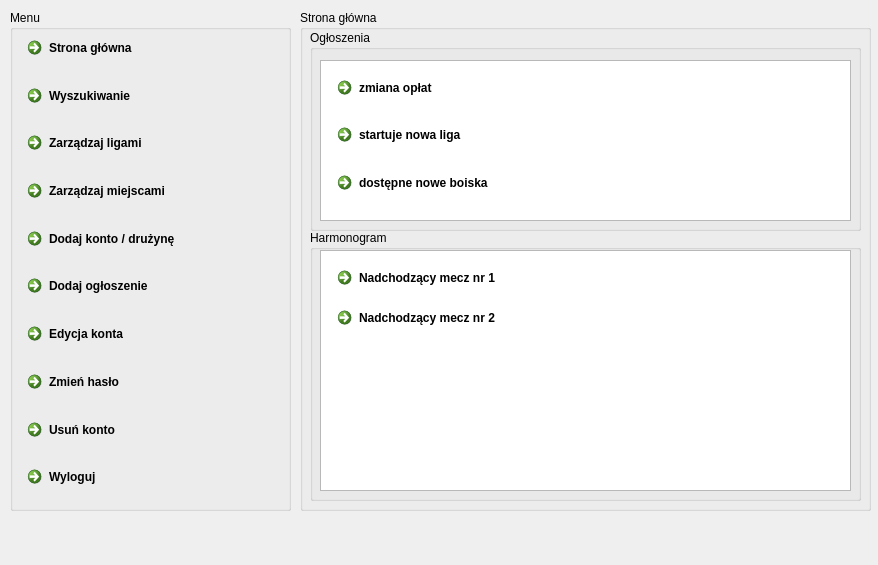
<?xml version="1.0" encoding="UTF-8"?>
<ui version="4.0">
 <class>strona_glowna_opiekun</class>
 <widget class="QDialog" name="strona_glowna_opiekun">
  <property name="geometry">
   <rect>
    <x>0</x>
    <y>0</y>
    <width>878</width>
    <height>565</height>
   </rect>
  </property>
  <property name="windowTitle">
   <string>Dialog</string>
  </property>
  <widget class="QGroupBox" name="groupBox_8">
   <property name="geometry">
    <rect>
     <x>300</x>
     <y>10</y>
     <width>571</width>
     <height>501</height>
    </rect>
   </property>
   <property name="title">
    <string>Strona główna</string>
   </property>
   <widget class="QGroupBox" name="groupBox">
    <property name="geometry">
     <rect>
      <x>10</x>
      <y>20</y>
      <width>551</width>
      <height>201</height>
     </rect>
    </property>
    <property name="title">
     <string>Ogłoszenia</string>
    </property>
    <widget class="QListView" name="ogloszenia">
     <property name="geometry">
      <rect>
       <x>10</x>
       <y>30</y>
       <width>531</width>
       <height>161</height>
      </rect>
     </property>
    </widget>
    <widget class="QWidget" name="layoutWidget_3">
     <property name="geometry">
      <rect>
       <x>20</x>
       <y>40</y>
       <width>511</width>
       <height>136</height>
      </rect>
     </property>
     <layout class="QVBoxLayout" name="verticalLayout_6">
      <item>
       <widget class="QCommandLinkButton" name="commandLinkButton_4">
        <property name="text">
         <string>zmiana opłat</string>
        </property>
       </widget>
      </item>
      <item>
       <widget class="QCommandLinkButton" name="commandLinkButton_5">
        <property name="text">
         <string>startuje nowa liga</string>
        </property>
       </widget>
      </item>
      <item>
       <widget class="QCommandLinkButton" name="commandLinkButton_6">
        <property name="text">
         <string>dostępne nowe boiska</string>
        </property>
       </widget>
      </item>
     </layout>
    </widget>
   </widget>
   <widget class="QGroupBox" name="groupBox_2">
    <property name="geometry">
     <rect>
      <x>10</x>
      <y>220</y>
      <width>551</width>
      <height>271</height>
     </rect>
    </property>
    <property name="title">
     <string>Harmonogram</string>
    </property>
    <widget class="QListView" name="ogloszenia_2">
     <property name="geometry">
      <rect>
       <x>10</x>
       <y>20</y>
       <width>531</width>
       <height>241</height>
      </rect>
     </property>
    </widget>
    <widget class="QCommandLinkButton" name="commandLinkButton_7">
     <property name="geometry">
      <rect>
       <x>20</x>
       <y>30</y>
       <width>509</width>
       <height>134</height>
      </rect>
     </property>
     <property name="text">
      <string>Nadchodzący mecz nr 1</string>
     </property>
    </widget>
    <widget class="QCommandLinkButton" name="commandLinkButton_12">
     <property name="geometry">
      <rect>
       <x>20</x>
       <y>70</y>
       <width>509</width>
       <height>134</height>
      </rect>
     </property>
     <property name="text">
      <string>Nadchodzący mecz nr 2</string>
     </property>
    </widget>
   </widget>
  </widget>
  <widget class="QGroupBox" name="groupBox_3">
   <property name="geometry">
    <rect>
     <x>10</x>
     <y>10</y>
     <width>281</width>
     <height>501</height>
    </rect>
   </property>
   <property name="title">
    <string>Menu</string>
   </property>
   <widget class="QWidget" name="layoutWidget_5">
    <property name="geometry">
     <rect>
      <x>10</x>
      <y>20</y>
      <width>261</width>
      <height>471</height>
     </rect>
    </property>
    <layout class="QVBoxLayout" name="verticalLayout_8">
     <item>
      <widget class="QCommandLinkButton" name="strona_glowna">
       <property name="text">
        <string>Strona główna</string>
       </property>
      </widget>
     </item>
     <item>
      <widget class="QCommandLinkButton" name="wyloguj_2">
       <property name="text">
        <string>Wyszukiwanie</string>
       </property>
      </widget>
     </item>
     <item>
      <widget class="QCommandLinkButton" name="edycja_konta_4">
       <property name="text">
        <string>Zarządzaj ligami</string>
       </property>
      </widget>
     </item>
     <item>
      <widget class="QCommandLinkButton" name="edycja_konta_5">
       <property name="text">
        <string>Zarządzaj miejscami</string>
       </property>
      </widget>
     </item>
     <item>
      <widget class="QCommandLinkButton" name="edycja_konta_6">
       <property name="text">
        <string>Dodaj konto / drużynę</string>
       </property>
      </widget>
     </item>
     <item>
      <widget class="QCommandLinkButton" name="edycja_konta">
       <property name="text">
        <string>Dodaj ogłoszenie</string>
       </property>
      </widget>
     </item>
     <item>
      <widget class="QCommandLinkButton" name="edycja_konta_7">
       <property name="text">
        <string>Edycja konta</string>
       </property>
      </widget>
     </item>
     <item>
      <widget class="QCommandLinkButton" name="edycja_konta_2">
       <property name="text">
        <string>Zmień hasło</string>
       </property>
      </widget>
     </item>
     <item>
      <widget class="QCommandLinkButton" name="edycja_konta_3">
       <property name="text">
        <string>Usuń konto</string>
       </property>
      </widget>
     </item>
     <item>
      <widget class="QCommandLinkButton" name="wyloguj">
       <property name="text">
        <string>Wyloguj</string>
       </property>
      </widget>
     </item>
    </layout>
   </widget>
  </widget>
 </widget>
 <resources/>
 <connections/>
</ui>
